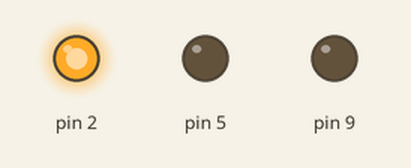
Recording of a sketch running on a simulated Arduino Uno, built with avr-gcc and run on an emulated ATmega328P. On the bench: output pins drawn as LEDs (lit = HIGH).

Above: at 2.5 s.
At 6.7 s:
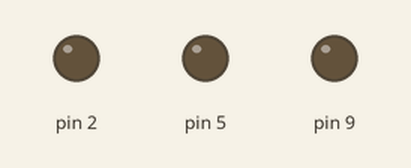
At 11.5 s:
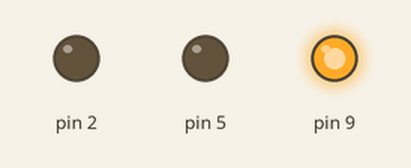
At 17.2 s:
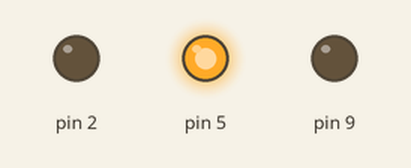
Timing chart, 0 to 23.4 s (numbered marks = the images above):
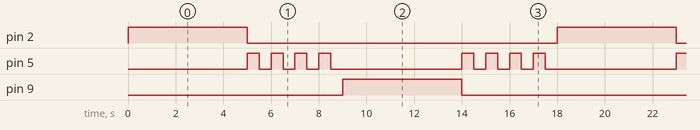

Measured:
- by itself, pin 2, pin 9: alternates HIGH for 5.0 s and LOW for 13.0 s
- by itself, pin 5: repeats every 9.0 s: 3 × (LOW 0.50 s, HIGH 0.50 s), LOW 5.5 s, HIGH 0.50 s
- by itself, everything shown: repeats every 18.0 s, in 18 steps

The sketch:

TrafficLight.ino
```cpp
void setup() {
  // put your setup code here, to run once:
  pinMode(2,OUTPUT);
  pinMode(5,OUTPUT);
  pinMode(9,OUTPUT);
}

void loop() {
  int i;
  // put your main code here, to run repeatedly:

  digitalWrite(2,HIGH);
  delay(5000);
  digitalWrite(2,LOW);

  for(i=0;i<4;i++)
  {
    digitalWrite(5,HIGH);
    delay(500);
    digitalWrite(5,LOW);
    delay(500);
  }

  digitalWrite(9,HIGH);
  delay(5000);
  digitalWrite(9,LOW);

  for(i=0;i<4;i++)
  {
    digitalWrite(5,HIGH);
    delay(500);
    digitalWrite(5,LOW);
    delay(500);
  }
}
```
